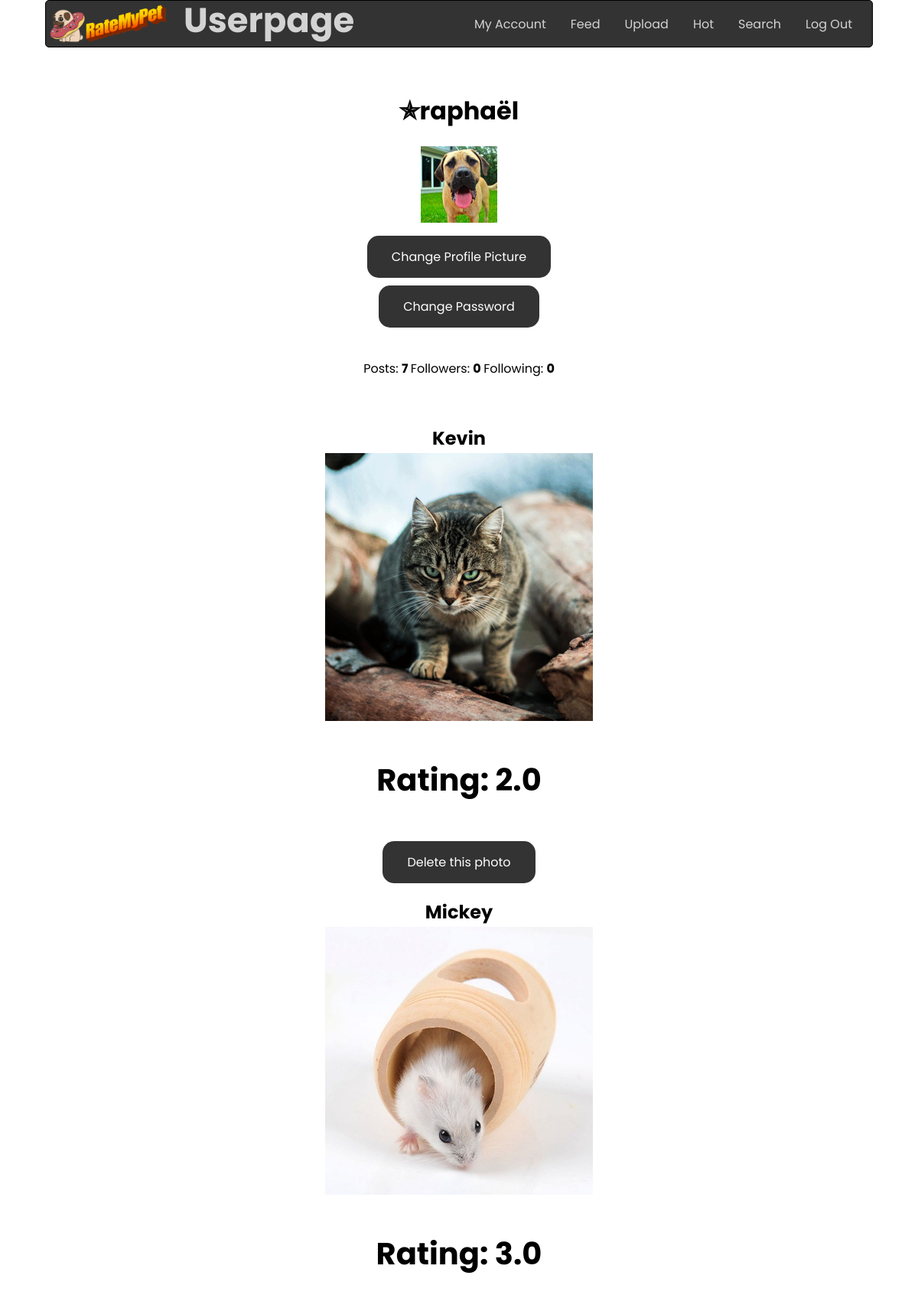
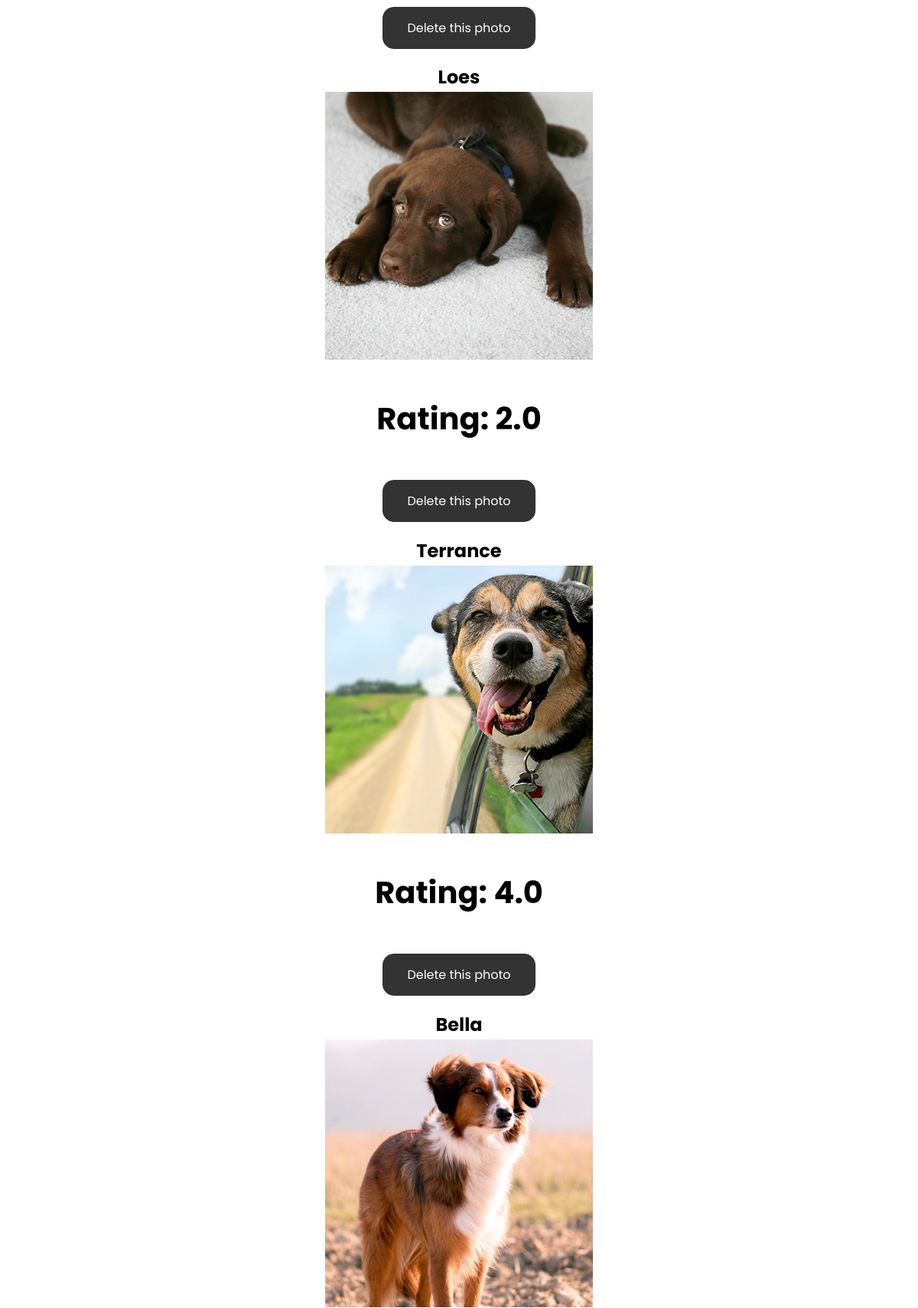
The page /your_userpage (signed in, upper part) on the database its author committed (2 pictures, top to bottom).
### tables this page shows
CREATE TABLE 'users' ('id' INTEGER PRIMARY KEY AUTOINCREMENT NOT NULL, 'username' TEXT NOT NULL, 'hash' TEXT NOT NULL);

CREATE TABLE 'profile_pic' ('id' INTEGER PRIMARY KEY NOT NULL, 'photo_path' TEXT NOT NULL);

CREATE TABLE 'photo' ('photo_id' INTEGER PRIMARY KEY AUTOINCREMENT NOT NULL, 'id' INTEGER NOT NULL, 'time' DATETIME NOT NULL DEFAULT CURRENT_TIMESTAMP, 'photo_path' TEXT NOT NULL, 'rating' REAL DEFAULT 0, 'rated' INTEGER DEFAULT 0, 'caption' TEXT);

### application.py (the view)
@app.route("/your_userpage", methods = ["GET", "POST"])
@login_required
def your_userpage():
    user_id = session["user_id"]
    username = get_username(user_id)
    followers_following = following_follower(user_id)
    following = followers_following[0]
    followers = followers_following[1]
    picture_info = get_pictures(user_id)
    profile_pic = select_profile_pic(user_id)
    if request.form.get("delete_photo") != None:
        delete_picture(request.form.get("delete_photo"))
        return redirect(url_for("your_userpage"))
    if request.form.get("reset") != None:
        reset_history(user_id)
    if request.form.get("change") == "yes":
        return render_template("upload_profile_picture.html")
    return render_template("your_userpage.html", user_id = user_id, username = username,
                            following_amount = len(followers), follower_amount = len(following),
                            picture_info = picture_info,profile_pic = profile_pic, post_amount = len(picture_info))

### helpers.py (called while the page is built)
def login_required(f):
    @wraps(f)
    def decorated_function(*args, **kwargs):
        if session.get("user_id") is None:
            return redirect("/login")
        return f(*args, **kwargs)
    return decorated_function

def get_username(user_id):
    username = db.execute("SELECT username FROM users WHERE id = :user_id", user_id = user_id)
    return username[0]["username"]

def following_follower(user_id):
    follower_following = []
    follower_following += [db.execute("SELECT follower_username FROM followers WHERE id = :id", id = user_id)]
    follower_following += [db.execute("SELECT following_username FROM following WHERE id = :id", id = user_id)]
    return follower_following

def get_pictures(user_id):
    return db.execute("SELECT * FROM photo WHERE id = :user_id", user_id = user_id)

def select_profile_pic(user_id):
    profile_pics = db.execute("SELECT * FROM profile_pic WHERE id = :id", id = user_id)
    if len(profile_pics) == 0:
        return "/static/profile_pic/stock.png"
    else:
        return profile_pics[0]['photo_path']

### templates/your_userpage.html (shortened to what this page needs)
{% extends "layout.html" %}
{% block main %}
    <h1>✯{{username}}</h1> <img src="{{profile_pic}}" alt="profile picture" class="profilepic"/>
    <br/>
    <form action="{{ url_for('upload_profile_picture') }}" method="get">
        <button class="button" type="submit" name="change" value = "yes">Change Profile Picture</button>
    </form>
    <form action="{{ url_for('password_change') }}" method="get">
        <button class="button" type="submit" name="change_password" value = "yes">Change Password</button>
    </form>
    <br/>
    <p>Posts: <strong>{{post_amount}}&nbsp;</strong>Followers: <strong>{{follower_amount}}&nbsp;</strong>Following: <strong>{{following_amount}}</strong></p>
    <br/>
        {% for picture in picture_info%}
            <tr>
                <td><h2>{{picture.caption}}</h2></td>
                <td><img class="post" src="{{picture.photo_path}}"/></td>
                {% if picture.rating == 0 %}
                    <td><p>Not yet rated</p></td>
                {% else %}
                    <td><p class="rating2">Rating: {{'%0.1f'% picture.rating|float}}</p></td>
                {% endif %}
                <form action="{{ url_for('your_userpage') }}" method="post">
                    <input type="submit" class="button" name="delete" value="Delete this photo" method="post"></input>
                </form>
            </tr>
        {% endfor%}
{% endblock %}

### static/stylesheet.css (style rules this page uses)
* { font-family: 'Poppins', Arial, sans-serif; }
body { background: gradient(45deg, #8b9da9, #fff6e4); min-width: 950px; }
.button { background-color: #333333; border: none; color: white; padding: 15px 32px; text-align: center; text-decoration: none; display: inline-block; font-size: 16px; border-radius: 15px; margin-top: 10px; }
.profilepic { height: 100px; }
.post { height: 350px; margin-top: -18px; }
.rating2 { font-weight: bold; font-size: 40px; }

### rows shown on the page
users: username "raphaël"
profile_pic: photo_path (picture)
photo: caption "Kevin", photo_path (picture), rating "2.0"
photo: caption "Mickey", photo_path (picture), rating "3.0"
photo: caption "Loes", photo_path (picture), rating "2.0"
photo: caption "Terrance", photo_path (picture), rating "4.0"
photo: caption "Bella", photo_path (picture)

### other values the page prints
{{ post_amount }} "7"
{{ follower_amount }} "0"
{{ following_amount }} "0"
